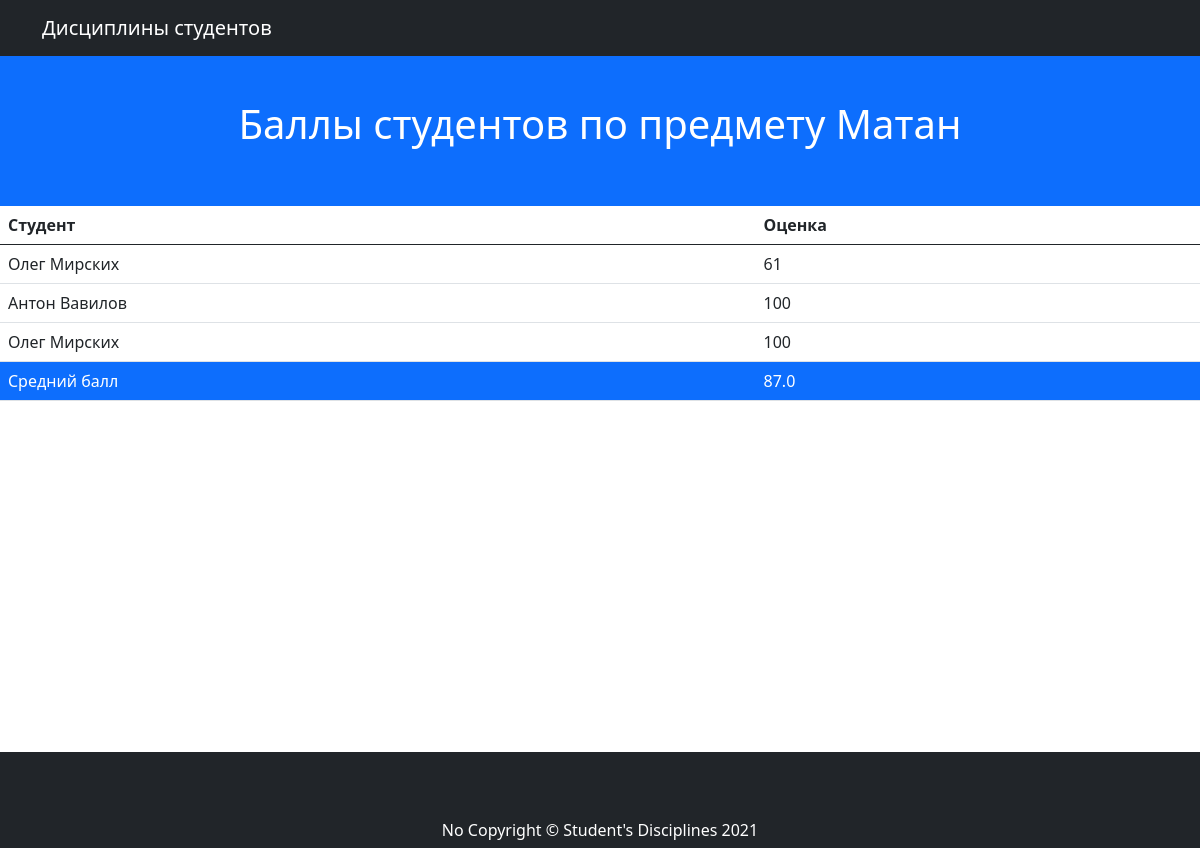
/matan_marks/, run on the app's committed database.
### mainapp/models.py (models this page shows, shortened)
class Discipline(models.Model):
    discipline_name = models.CharField(max_length=255, verbose_name='Название дисциплины')
    slug = models.SlugField(unique=True, default=None)
    def __str__(self):
        return self.discipline_name

class Mark(models.Model):
    student = models.ForeignKey(Student, verbose_name='Студент', on_delete=models.CASCADE)
    discipline = models.ForeignKey(Discipline, verbose_name='Предмет', on_delete=models.CASCADE)
    mark = models.PositiveIntegerField(default=0)

class Student(models.Model):
    group = models.ForeignKey(Group, verbose_name='Группа', on_delete=models.CASCADE)
    first_name = models.CharField(max_length=255, verbose_name='Имя')
    last_name = models.CharField(max_length=255, verbose_name='Фамилия')
    def __str__(self):
        return '{} {}'.format(self.first_name, self.last_name)

### mainapp/views.py (the view)
# urls.py: path('<str:slug>_marks/', MarksManagerByDiscipline.as_view(), name='discipline_marks'),
class MarksManagerByDiscipline(View):
    @staticmethod
    def get(request, **kwargs):
        discipline_slug = kwargs.get('slug')
        discipline = Discipline.objects.get(slug=discipline_slug)
        marks = Mark.objects.filter(discipline=discipline)
        avg_mark_ = marks.values_list('mark', flat=True)
        avg_mark = Query.get_query(avg_mark_, 'Arithmetic')
        context = {
            'discipline': discipline,
            'marks': marks,
            'avg_marks': avg_mark,
        }
        return render(request, 'discipline_marks.html', context)

### mainapp/algorithms.py (called while the page is built)
    def calculate_avg(self, array):
        length = len(array)
        summary = sum(array)
        avg = summary / length
        return avg

    @staticmethod
    def get_query(array, strategy):
        global algorithm
        if strategy == 'Arithmetic':
            algorithm = Arithmetic()
        elif strategy == 'Median':
            algorithm = Median()
        result = algorithm.calculate_avg(array)
        return result

### mainapp/templates/discipline_marks.html
{% extends 'base.html' %}
{% block content %}
<html lang="ru">
  <header class="bg-primary text-white">
      <h1 class="text-center">Баллы студентов по предмету {{ discipline }}</h1>
  </header>
<table class="table">
    <thead>
    <tr class="first-table-row">
        <th scope="col">Студент</th>
        <th scope="col">Оценка</th>
    </tr>
    </thead>
  <tbody>
    {% for i in marks %}
        <tr><td> {{ i.student }} </td>
            <td> {{ i.mark }} </td></tr>
    {% endfor %}
    <tr class="bg-primary text-white">
        <td> Средний балл </td>
        <td> {{ avg_marks }} </td>
    </tr>
  </tbody>
</table>
</html>
{% endblock content %}

### mainapp/templates/base.html (shortened to what this page needs)
<head>
  <link href="https://cdn.jsdelivr.net/npm/bootstrap@5.0.0-beta2/dist/css/bootstrap.min.css" rel="stylesheet">
</head>
<body id="page-top">
  <nav class="navbar navbar-expand-lg navbar-dark bg-dark fixed-top" id="mainNav">
    <div class="container">
      <a class="navbar-brand js-scroll-trigger" href="/">Дисциплины студентов</a>
    </div>
  </nav>
  {% block  content %}{% endblock content %}
  <footer class="py-5 bg-dark">
    <div class="container">
      <p class="m-0 text-center text-white">No Copyright &copy; Student's Disciplines 2021</p>
    </div>
  </footer>
</body>

### mainapp/templates/base.html (style rules this page uses)
header { padding: 100px 0 50px; }
html { position: relative; min-height: 100%; }
body { margin-bottom: 60px; }
footer { position: absolute; bottom: 0; width: 100%; height: 50px; line-height: 60px; background-color: #f5f5f5; }

### data on the page
Discipline: discipline_name "Матан"
Mark: student "Олег Мирских", mark "61"
Mark: student "Антон Вавилов", mark "100"
Mark: student "Олег Мирских", mark "100"

### other printed values
{{ avg_marks }} "87.0"
